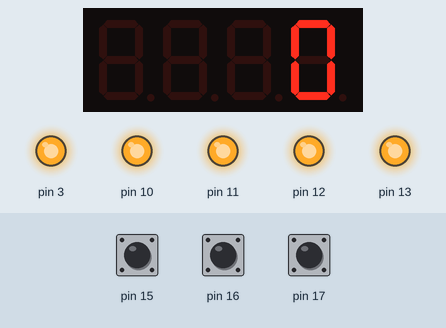
Bench run of a sketch on a simulated Arduino Uno, built with avr-gcc and run on an emulated ATmega328P. On the bench: 4-digit seven-segment display, output pins drawn as LEDs (lit = HIGH). The inputs (shaded band) are chosen by the test bench; at power-on: pin 15 HIGH, pin 16 HIGH, pin 17 HIGH.

Above: at 1.2 s.
1.3 s: pin 15 pulled LOW for 0.15 s
At 2.1 s:
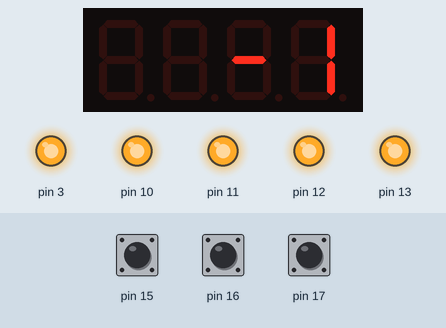
2.9 s: pin 16 pulled LOW for 0.15 s
At 3.4 s:
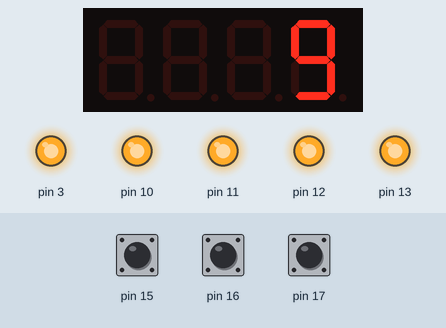
4.5 s: pin 17 pulled LOW for 0.15 s
At 5.7 s:
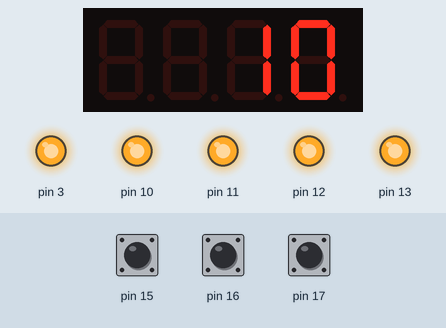
6.1 s: pin 16 pulled LOW for 1 s
At 7.0 s:
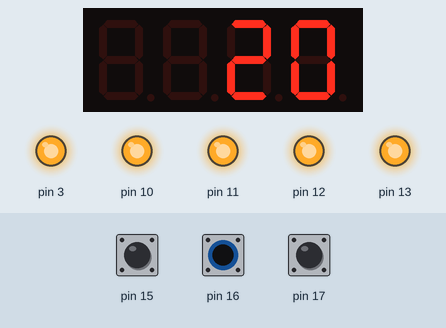
8.6 s: pin 15 pulled LOW for 1 s
At 8.9 s:
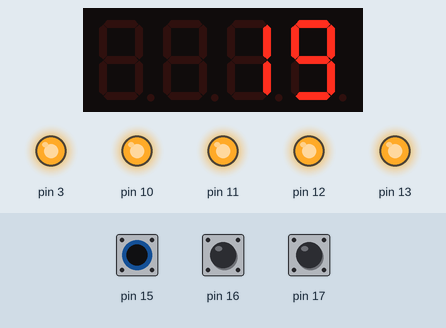
Timing chart, 0 to 11.6 s (numbered marks = the images above; inputs shaded):
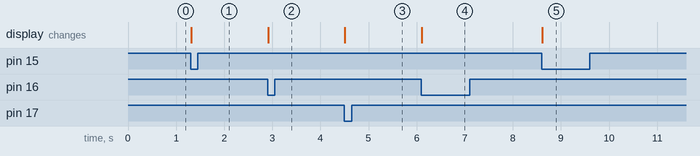

The sketch:

Button.ino
```cpp
//Programa : Contador utilizando botoes no shieldmultifuncoes
//Autor : Daniel Arndt Alves

#include <TimerOne.h>
#include <Wire.h>
#include "MultiFuncShield.h"

void setup() {
 Timer1.initialize();
  MFS.initialize(&Timer1);    // inicializa a biblioteca
}

int valor = 0; // Valor do contador

void loop() {
  byte botao = MFS.getButton(); // Recebe o Byte da função MFS.getButton();

  if(botao){ // Se for pressionado algum botao

    if(botao == BUTTON_1_PRESSED ){ // Se o botao pressionado for o 1, diminui em 1 o valor
      valor = valor -1;
    }
    else if(botao == BUTTON_2_PRESSED ){ // Se o botao pressionado for o 2, aumenta 10 no valor
      valor = valor + 10;
    }
    else if(botao == BUTTON_3_PRESSED ){ // Se o botao pressionado for o 3, aumenta em 1 o valor
      valor = valor + 1;
    }

  }
  MFS.write((int) valor); // Mostra os valores no display de 7 segmentos, independentemente do botao apertado
}
```

Measured:
- after the input at 1.3 s, the display: changes at once (image 1)
- after the input at 2.9 s, the display: changes at once (image 2)
- after the input at 4.5 s, the display: changes at once (image 3)
- after the input at 6.1 s, the display: changes at once (image 4)
- after the input at 8.6 s, the display: changes at once (image 5)
